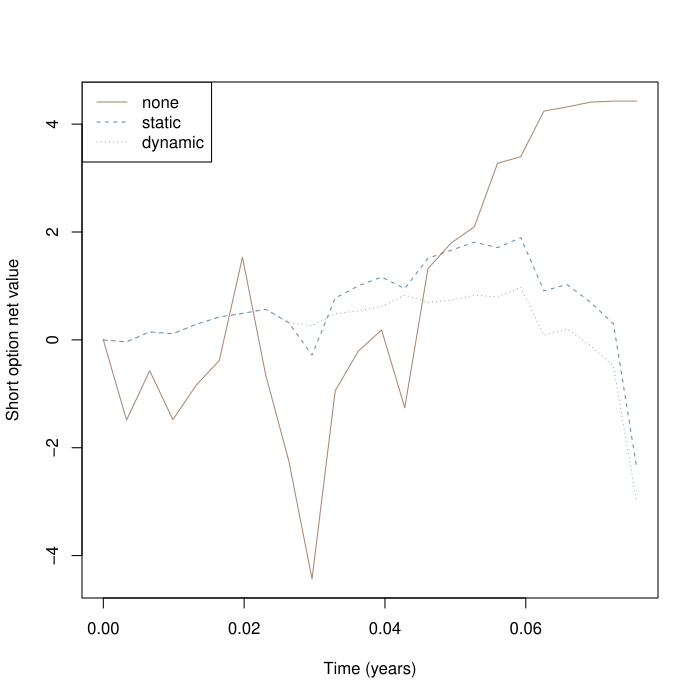

Generate this figure with R:
pdf('tests/bs-round3/case-17-full.pdf')
# 一份教学欧式期权对应一单位标的；卖出一份，非真实市场预测
# [parameters] 定价与路径波动率一致；允许卖空、分数持仓，无交易成本
S0 <- 61.482357922941446; K <- 60.707121938467026; T <- 0.07575161634013057; r <- -0.009120529908686878; q <- 0.008281899718567728; sigma <- 0.6078931974899023
N <- 23; interval <- 8; seed <- 263911279; type <- "C"
# [validation] 与网页使用同一教学域；不截断超域价格
stopifnot(all(is.finite(c(S0,K,T,r,q,sigma,N,interval,seed))), S0>=.01, S0<=1e5, K>=.01, K<=1e5,
          T>0, T<=10, r >= -0.1, r<=.3, q>=0, q<=1, sigma>=0, sigma<=2,
          N>=1, N<=504, N==floor(N), interval>=1, interval<=504, interval==floor(interval),
          seed>=0, seed<=2147483646, seed==floor(seed), type %in% c("C","P"))
# [delta] 带连续股息的 BS 价格、Delta；到期直接使用支付函数
option <- function(S, tau) {
  if(tau==0) return(c(price=if(type=="C") max(S-K,0) else max(K-S,0), delta=NA_real_, gamma=NA_real_))
  A <- S*exp(-q*tau); D <- K*exp(-r*tau)
  if(sigma==0) {
    if(A==D) stop("Zero volatility kink: Delta is not unique")
    d <- as.numeric(A>D)
    return(c(price=if(type=="C") max(A-D,0) else max(D-A,0), delta=exp(-q*tau)*(d-if(type=="P") 1 else 0), gamma=0))
  }
  d1 <- (log(S/K)+(r-q+sigma^2/2)*tau)/(sigma*sqrt(tau)); d2 <- d1-sigma*sqrt(tau)
  price <- if(type=="C") max(0,A-D,A*pnorm(d1)-D*pnorm(d2)) else max(0,D-A,D*pnorm(-d2)-A*pnorm(-d1))
  delta <- exp(-q*tau)*(pnorm(d1)-if(type=="P") 1 else 0)
  c(price=price, delta=delta, gamma=exp(-q*tau)*dnorm(d1)/(S*sigma*sqrt(tau)))
}
# [path] Park-Miller + Box-Muller，与网页相同的可复现教学随机数
normal_draws <- function(seed, n) {
  state <- seed %% 2147483646 + 1
  uniform <- function() { state <<- (state*16807) %% 2147483647; state/2147483647 }
  vapply(seq_len(n), function(i) sqrt(-2*log(uniform()))*cos(2*pi*uniform()), numeric(1))
}
dt <- T/N
Z <- normal_draws(seed,N)
spots <- numeric(N+1); spots[1] <- S0
for(i in seq_len(N)) spots[i+1] <- spots[i]*exp((r-q-sigma^2/2)*dt+sigma*sqrt(dt)*Z[i])
stopifnot(length(spots)==N+1, spots[1]==S0, all(is.finite(spots)), all(spots>=.01 & spots<=1e5))
# [time] 期末tau严格为0；三种策略共享同一条路径与同一权利金
values <- t(vapply(0:N,function(i) option(spots[i+1], T*(N-i)/N), numeric(3)))
premium <- values[1,"price"]
run_strategy <- function(strategy) {
  # [initial] 权利金支付股票成本，余款为现金；允许负现金（借款）
  holding <- if(strategy=="none") 0 else values[1,"delta"]
  cash <- premium-holding*S0
  rows <- data.frame(i=0,t=0,tau=T,S=S0,price=premium,delta=values[1,"delta"],gamma=values[1,"gamma"],
    oldHolding=0,holding=holding,quantity=holding,cashBefore=premium,interest=0,dividend=0,
    tradeCash=-holding*S0,cash=cash,net=holding*S0+cash-premium,netDelta=holding-values[1,"delta"],rebalance=FALSE,settlement=0)
  for(i in seq_len(N)) {
    # [interest] 先按连续复利更新现金账户，负现金承担利息
    oldHolding <- holding; interest <- cash*expm1(r*dt)
    # [dividend] 左端点矩形近似，股息期末入账；空头为支出，不额外复利
    dividend <- oldHolding*q*spots[i]*dt
    cashBefore <- cash+interest+dividend
    # [trade] 仅动态策略在约定时点调仓；到期不再构造Delta
    rebalance <- strategy=="dynamic" && i<N && i %% interval==0
    if(rebalance) holding <- values[i+1,"delta"]
    quantity <- holding-oldHolding
    tradeCash <- -quantity*spots[i+1]
    cash <- cashBefore+tradeCash
    # [net] 卖方组合：股票+现金-期权负债；终点price为真实支付
    net <- holding*spots[i+1]+cash-values[i+1,"price"]
    rows <- rbind(rows,data.frame(i=i,t=i*dt,tau=T*(N-i)/N,S=spots[i+1],price=values[i+1,"price"],
      delta=values[i+1,"delta"],gamma=values[i+1,"gamma"],oldHolding=oldHolding,holding=holding,quantity=quantity,
      cashBefore=cashBefore,interest=interest,dividend=dividend,tradeCash=tradeCash,cash=cash,net=net,
      netDelta=if(i==N) NA_real_ else holding-values[i+1,"delta"],rebalance=rebalance,settlement=0))
  }
  rows
}
results <- lapply(c("none","static","dynamic"),run_strategy)
names(results) <- c("none","static","dynamic")
errors <- vapply(results,function(x) tail(x$net,1),numeric(1))
# [settle] 终点表格为清算前账户；卖出所有股票并支付期权后，现金等于净误差
settlement <- lapply(results,function(x) {
  last <- x[nrow(x),]; c(stockLiquidation=last$holding*last$S, optionPayment=-last$price,
    cashBefore=last$cash, finalCash=last$cash+last$holding*last$S-last$price, finalHolding=0)
})
print(errors, digits=12)
print(tail(results$dynamic,3), digits=10)
# [validation] 逐期对账与自融资验证
for(x in results) {
  stopifnot(abs(x$net[1])<1e-8)
  stopifnot(max(abs(x$cash-x$cashBefore-x$tradeCash))<1e-7)
  stopifnot(max(abs(x$net-(x$holding*x$S+x$cash-x$price)))<1e-7)
  stopifnot(max(abs(diff(x$cash)-x$interest[-1]-x$dividend[-1]-x$tradeCash[-1]))<1e-7)
}
# [plot] 相同路径上的三策略；单条路径误差不保证随调仓频率单调改善
matplot((0:N)*dt,do.call(cbind,lapply(results,function(x) x$net)),type="l",lty=1:3,
        col=c("#a98773","#6689a8","#659b8a"),xlab="Time (years)",ylab="Short option net value")
legend("topleft",legend=names(results),lty=1:3,col=c("#a98773","#6689a8","#659b8a"))
# RStudio实践：保持N、seed与其他参数不变，只修改interval后整段重跑。
# 比较errors和逐期账户；更频繁调仓不保证本路径误差单调下降或盈利。

for(k in names(results)) write.table(results[[k]],file=paste0('tests/bs-round3/case-17-full-',k,'.csv'),row.names=FALSE,quote=FALSE,sep=',',na='NA')
dev.off()
